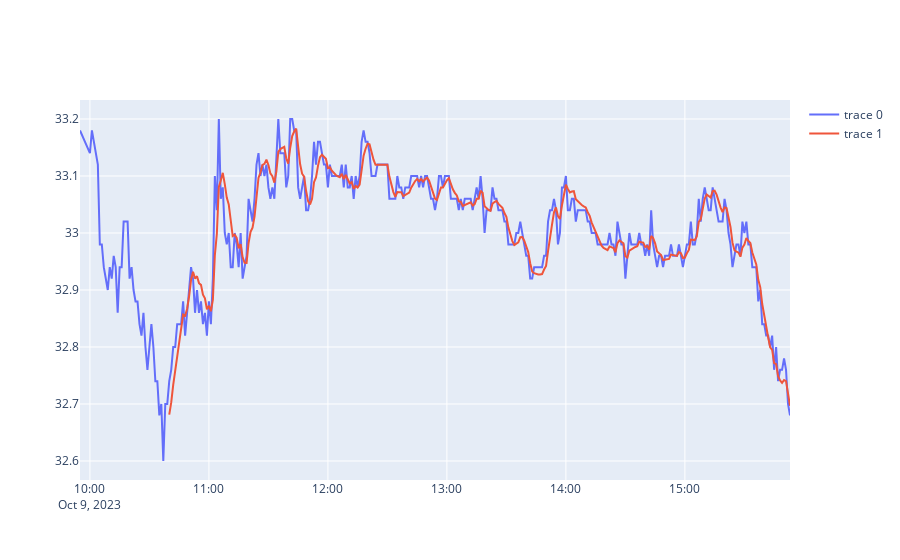

Source (notebook cell):
### Code cell
fig=go.Figure()
fig.add_trace(
    go.Scatter(x=aapl_minute_closes.index,y=aapl_minute_closes["close"])
)
fig.add_trace(
    go.Scatter(x=tema.index,y=tema["close"])
)

### Figure 1 — Plotly figure (JSON) as saved in the notebook; plotly's stock layout.template omitted (floating-point values rounded to 4 significant figures; data arrays with more than 128 entries replaced by an {"elided": "..."} marker saying what was removed)
{"data": [{"type": "scatter", "x": {"elided": "353 str values"}, "y": {"elided": "353 float values"}}, {"type": "scatter", "x": {"elided": "353 str values"}, "y": {"elided": "353 float values"}}], "layout": {}}
